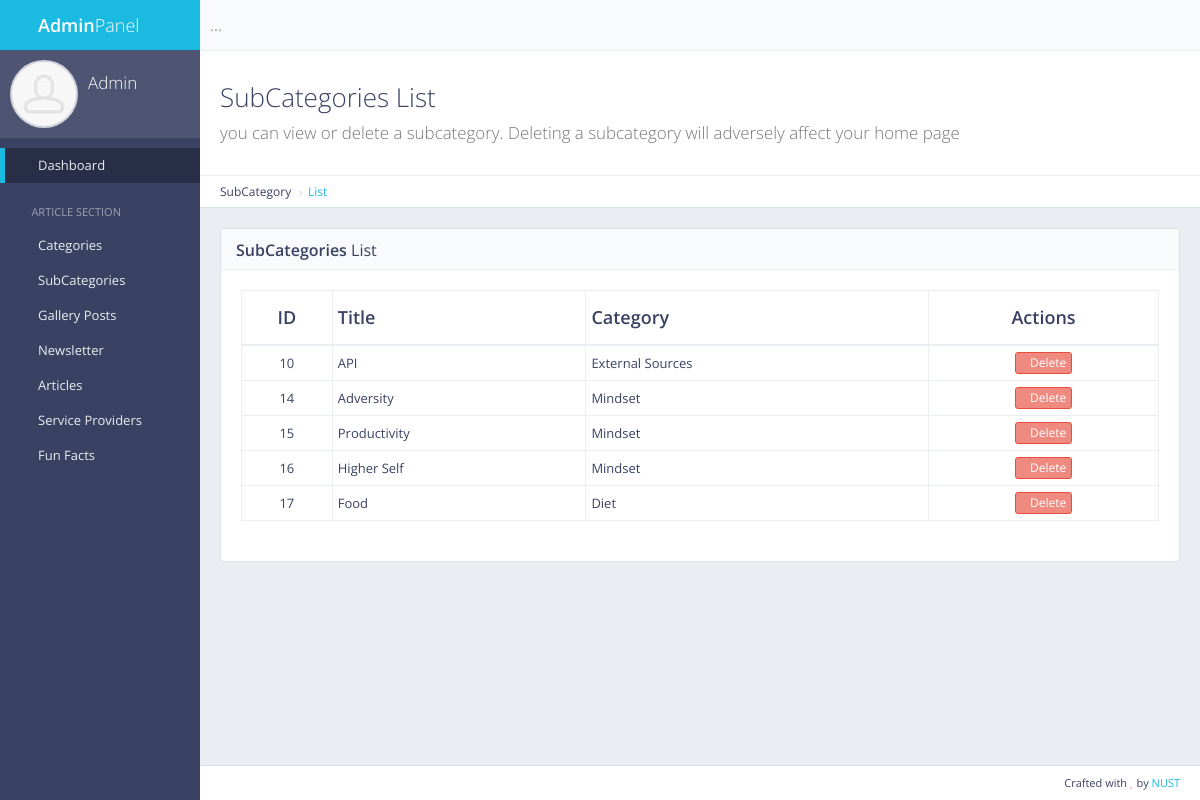
The page /panel/subcategory/list/ (signed in) on the database its author committed.
### subcategories/models.py (models this page shows, shortened)
class SubCategories(models.Model):
 name = models.CharField(max_length=50)
 catname = models.CharField(max_length=50)
 catid = models.IntegerField()

### subcategories/views.py (the view)
# urls.py: url(r'^panel/subcategory/list/$', views.subcat_list, name='subcat_list'),
def subcat_list(request):
 if not request.user.is_authenticated :
  return redirect('mylogin')
 subcategories = SubCategories.objects.all()
 return render(request, 'back/subcategory_list.html', {'subcategories':subcategories})

### main/templates/back/subcategory_list.html (shortened to what this page needs)
{% extends 'back/base.html' %}
{% load static %}
{% block mainblock %}
<div class="content-header">
 <div class="header-section">
  <h1>
   <i class="fa fa-table"></i>SubCategories List<br><small>you can view or delete a subcategory. Deleting a subcategory will adversely affect your home page</small>
  </h1>
 </div>
</div>
<ul class="breadcrumb breadcrumb-top">
 <li>SubCategory</li>
 <li><a href="/panel/subcategory/list">List</a></li>
</ul>
<div class="block full">
 <div class="block-title">
  <h2><strong>SubCategories</strong> List</h2>
 </div>
 <div class="table-responsive">
  <table id="example-datatable" class="table table-vcenter table-condensed table-bordered">
   <thead>
    <tr>
     <th class="text-center">ID</th>
     <th>Title</th>
     <th>Category</th>
     <th class="text-center">Actions</th>
    </tr>
   </thead>
   <tbody>
    {% for cc in subcategories %}
    <tr>
     <td class="text-center">{{cc.pk}}</td>
     <td>{{cc.name}}</td>
     <td>{{cc.catname}}</td>
     <td class="text-center">
      <div class="btn-group">
       <a href="{% url 'subcat_del' pk=cc.pk %}" data-toggle="tooltip" title="Delete" class="btn btn-xs btn-danger"><i class="fa fa-times"></i>Delete</a>
      </div>
     </td>
    </tr>
    {% endfor %}
   </tbody>
  </table>
 </div>
</div>
{% endblock %}

### rows shown on the page
SubCategories: pk "10", name "API", catname "External Sources"
SubCategories: pk "14", name "Adversity", catname "Mindset"
SubCategories: pk "15", name "Productivity", catname "Mindset"
SubCategories: pk "16", name "Higher Self", catname "Mindset"
SubCategories: pk "17", name "Food", catname "Diet"
